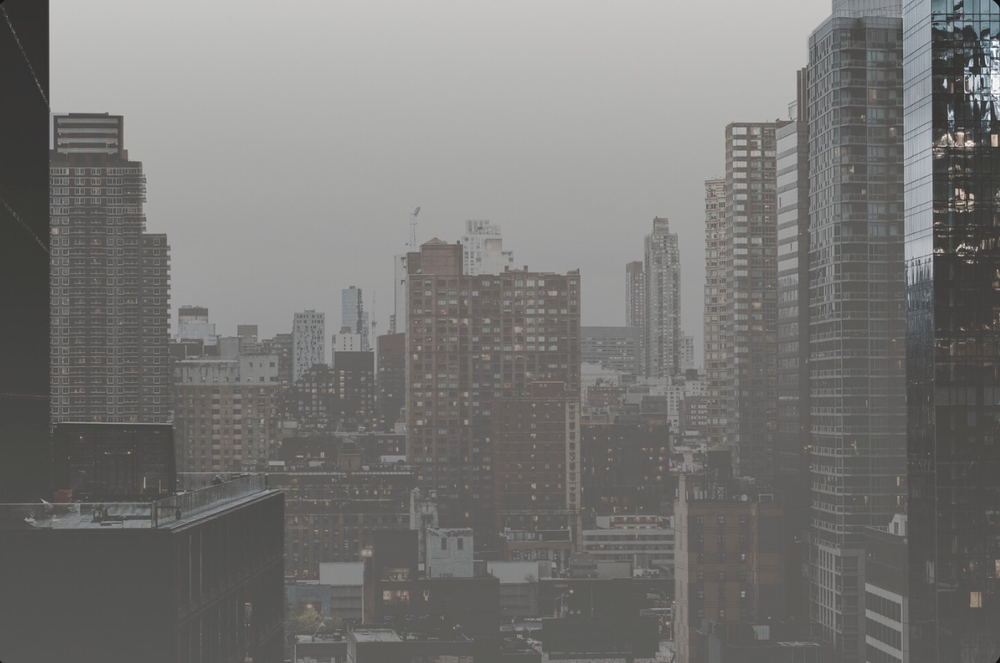
#> input picture 16.png, 1000 x 663 px, shrunk from 1278 x 847 before the run
$ python dehazer_v2.py 16.png   (older library calls are emulated)
#> lines starting #> are read from the running program, lines starting #| are printed output that depends on the picture
import cv2
import math
import numpy as np
from IPython.display import display, Image as IPyImage # CHANGED: Using IPython's native display instead of PIL

# CHANGED: Completely removed `from google.colab.patches import cv2_imshow`.
# WHY: The built-in Colab patch is broken in your runtime. This custom function bypasses it entirely,
# encodes the image to a PNG in memory, and displays it natively using IPython.
def cv2_imshow(img):
    if img is None:
        return
    # Ensure the image is in the correct 8-bit format before displaying
    if img.dtype != np.uint8:
        img = np.clip(img, 0, 255).astype(np.uint8)

    success, buffer = cv2.imencode('.png', img)
    if success:
        display(IPyImage(data=buffer.tobytes()))

def DarkChannel(im, sz):
    b, g, r = cv2.split(im)
    dc = cv2.min(cv2.min(r, g), b)
    kernel = cv2.getStructuringElement(cv2.MORPH_RECT, (sz, sz))
    dark = cv2.erode(dc, kernel)
    return dark

def AtmLight(im, dark):
    [h, w] = im.shape[:2]
    imsz = h * w
    numpx = int(max(math.floor(imsz / 1000), 1))
    darkvec = dark.reshape(imsz)
    imvec = im.reshape(imsz, 3)

    indices = darkvec.argsort()
    indices = indices[imsz - numpx::]

    atmsum = np.zeros([1, 3])
    for ind in range(1, numpx):
        atmsum = atmsum + imvec[indices[ind]]

    A = atmsum / numpx
    return A

def TransmissionEstimate(im, A, sz):
    omega = 0.95
    im3 = np.empty(im.shape, im.dtype)

    for ind in range(0, 3):
        im3[:, :, ind] = im[:, :, ind] / A[0, ind]

    transmission = 1 - omega * DarkChannel(im3, sz)
    return transmission

def Guidedfilter(im, p, r, eps):
    mean_I = cv2.boxFilter(im, cv2.CV_64F, (r, r))
    mean_p = cv2.boxFilter(p, cv2.CV_64F, (r, r))
    mean_Ip = cv2.boxFilter(im * p, cv2.CV_64F, (r, r))
    cov_Ip = mean_Ip - mean_I * mean_p

    mean_II = cv2.boxFilter(im * im, cv2.CV_64F, (r, r))
    var_I = mean_II - mean_I * mean_I

    a = cov_Ip / (var_I + eps)
    b = mean_p - a * mean_I

    mean_a = cv2.boxFilter(a, cv2.CV_64F, (r, r))
    mean_b = cv2.boxFilter(b, cv2.CV_64F, (r, r))

    q = mean_a * im + mean_b
    return q

def TransmissionRefine(im, et):
    gray = cv2.cvtColor(im, cv2.COLOR_BGR2GRAY)
    gray = np.float64(gray) / 255
    r = 60
    eps = 0.0001
    t = Guidedfilter(gray, et, r, eps)
    return t

def Recover(im, t, A, tx=0.1):
    res = np.empty(im.shape, im.dtype)
    t = cv2.max(t, tx)

    for ind in range(0, 3):
        res[:, :, ind] = (im[:, :, ind] - A[0, ind]) / t + A[0, ind]

    return res

if __name__ == '__main__':
    import sys

    # CHANGED: Added a quick folder creation step.
    # WHY: Colab environments start empty. If the './image/' directory doesn't exist, cv2.imread returns None and cv2.imwrite silently fails.
    import os
    os.makedirs('./image', exist_ok=True)

    try:
        fn = sys.argv[1]
    except:
        fn = './image/15.png'

    # RESTORED: Brought back this unused function to stay entirely loyal to your original code.
    def nothing(*argv):
        pass

    src = cv2.imread(fn);
#> src is the input picture: shape (663, 1000, 3); mean B, G, R 117.8, 119.5, 120.4

    # CHANGED: Added a safety check for empty images.
    # WHY: If you haven't manually uploaded an image to './image/15.png' in the Colab file explorer yet, src will be None and .astype() will throw a fatal error.
    if src is None:
        print(f"Error: Please create the 'image' folder in Colab and upload an image named '15.png' to use the default path.")
    else:
        I = src.astype('float64')/255;

        dark = DarkChannel(I,15);
        A = AtmLight(I,dark);
#> in AtmLight, `indices = indices[imsz - numpx::]`: indices = 663 values, max 3671 at index 40, min 634 at index 661, mean 1937.2
#> the loop in AtmLight, `for ind in range(1, numpx):` made 662 passes
#> atmsum on passes 1 to 3: [[0.761, 0.769, 0.773]], [[1.52, 1.54, 1.55]], [[2.29, 2.31, 2.32]]
#> after the loop in AtmLight, `for ind in range(1, numpx):`: atmsum = [[504.9, 509.9, 512.4]]
#> in AtmLight, `A = atmsum / numpx`: A = [[0.762, 0.769, 0.773]]
#> A = [[0.762, 0.769, 0.773]]
        te = TransmissionEstimate(I,A,15);
        t = TransmissionRefine(src,te);
#> in Guidedfilter, `cov_Ip = mean_Ip - mean_I * mean_p`:
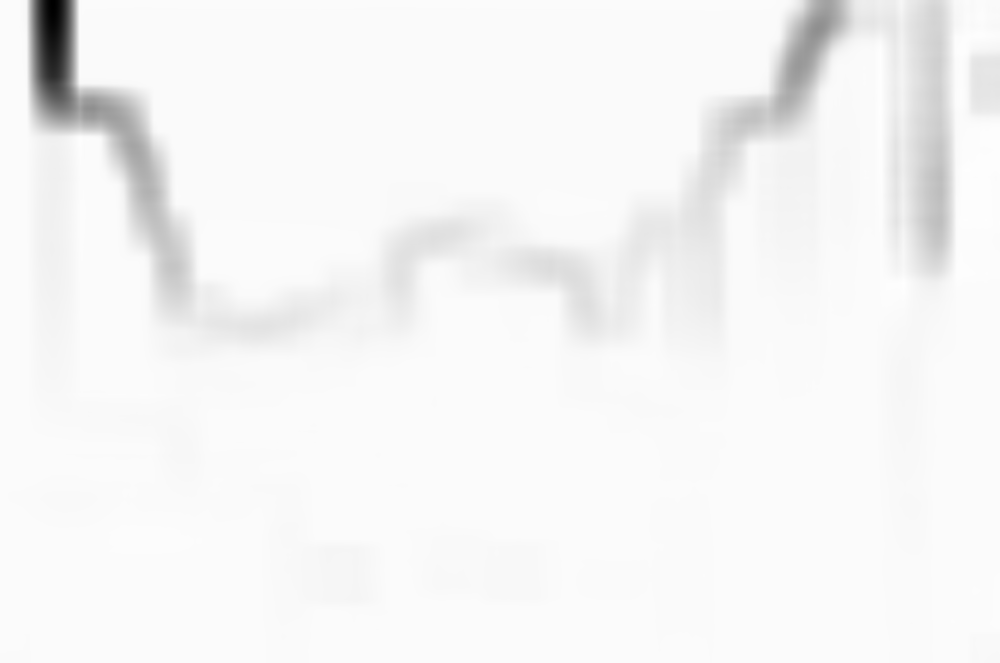
#> cov_Ip: shape (663, 1000) float64; min -0.0745, max 0.00111, mean -0.00173; drawn with min black and max white
#> in Guidedfilter, `mean_II = cv2.boxFilter(im * im, cv2.CV_64F, (r, r))`:
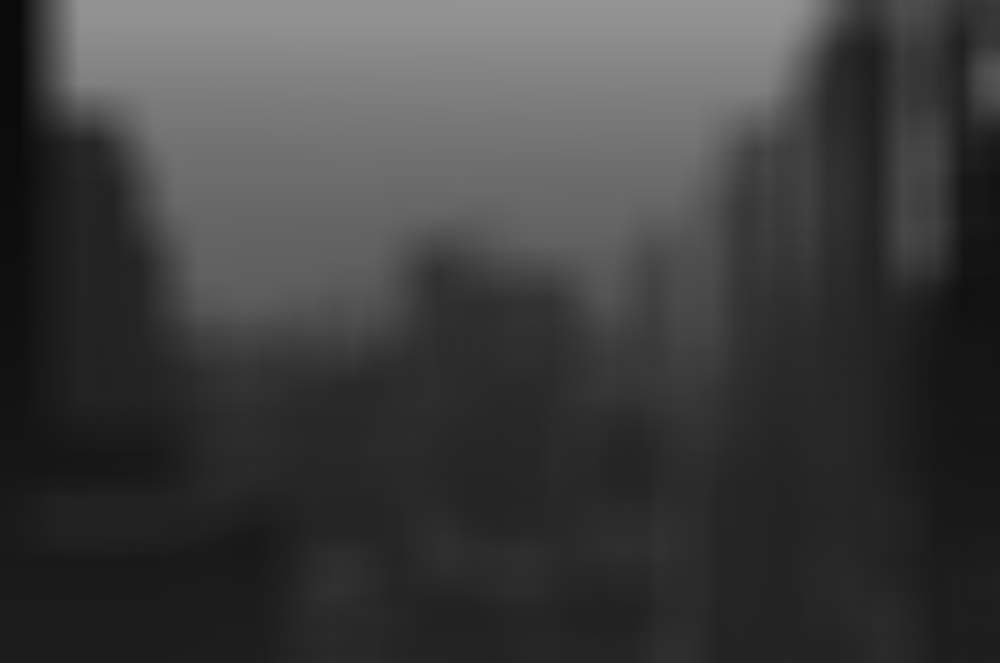
#> mean_II: shape (663, 1000) float64; min 0.0429, max 0.577, mean 0.244
#> in Guidedfilter, `var_I = mean_II - mean_I * mean_I`:
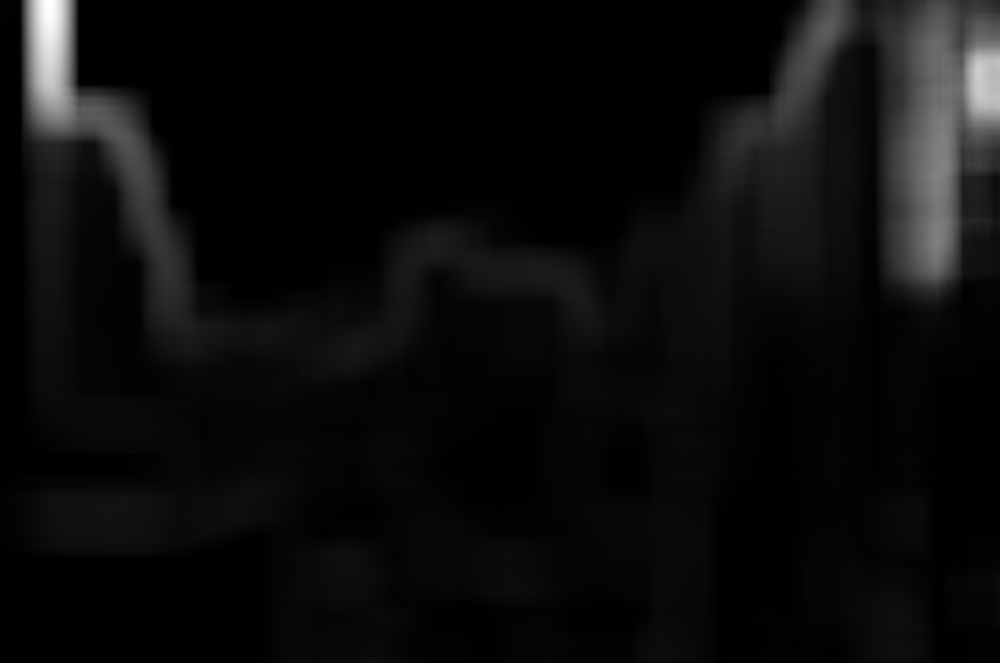
#> var_I: shape (663, 1000) float64; min 5.07e-06, max 0.0761, mean 0.00381; drawn with min black and max white
#> in Guidedfilter, `mean_a = cv2.boxFilter(a, cv2.CV_64F, (r, r))`:
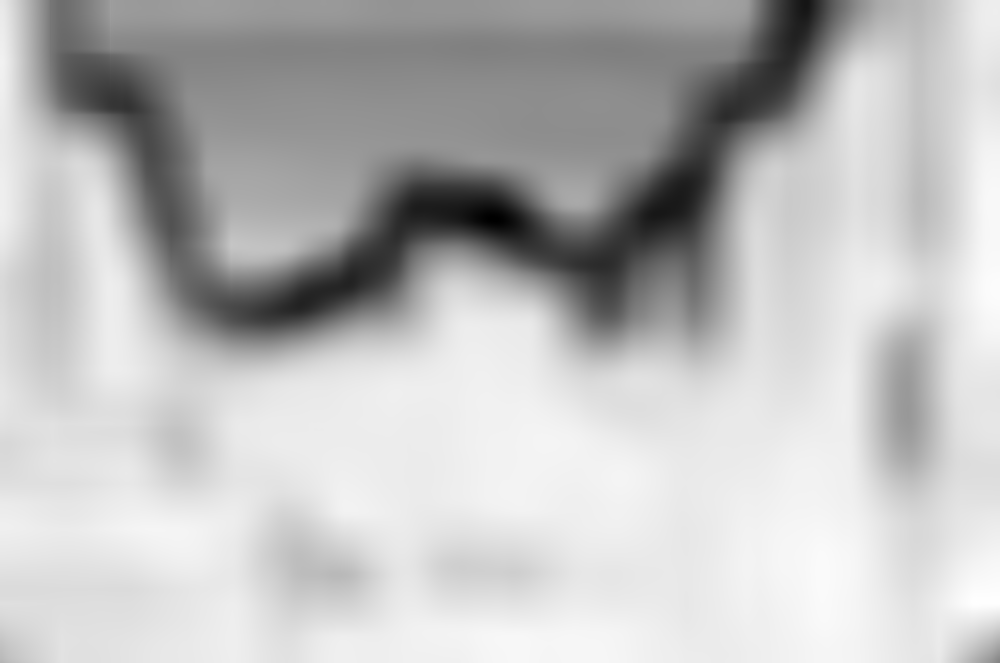
#> mean_a: shape (663, 1000) float64; min -1.68, max 0.113, mean -0.348; drawn with min black and max white
#> in Guidedfilter, `mean_b = cv2.boxFilter(b, cv2.CV_64F, (r, r))`:
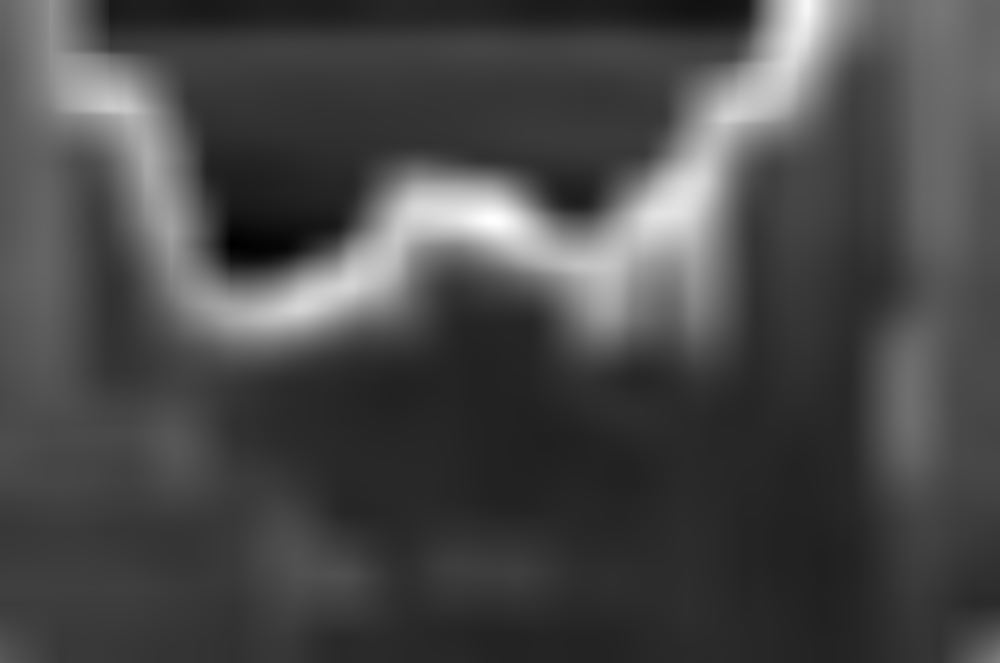
#> mean_b: shape (663, 1000) float64; min 0.423, max 1.36, mean 0.69; drawn with min black and max white
        J = Recover(I,t,A,0.1);
#> after the loop in Recover, `for ind in range(0, 3):`:
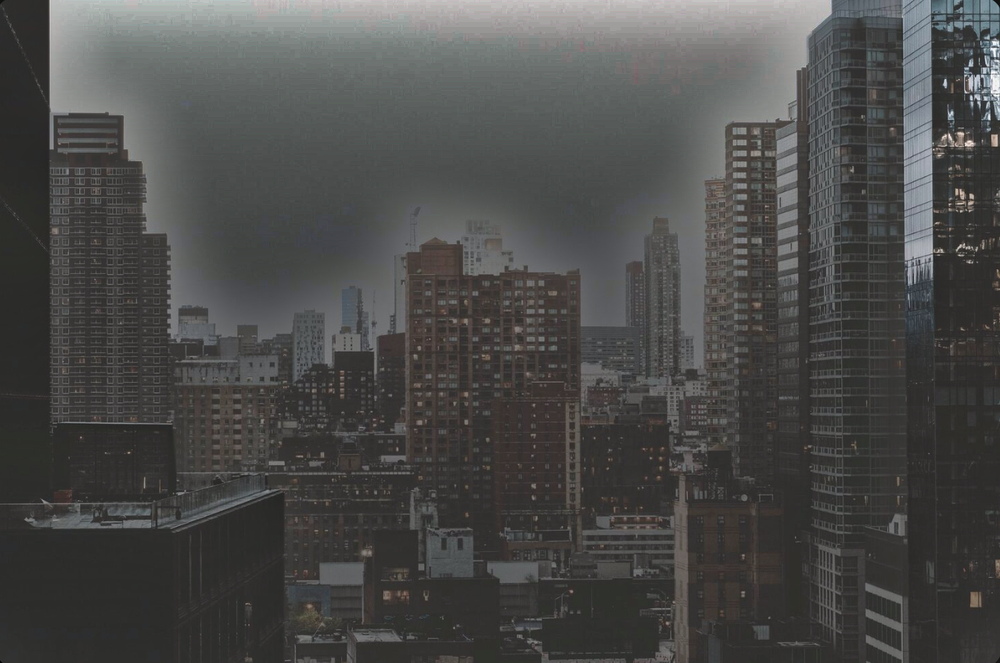
#> res: shape (663, 1000, 3) float64; mean B, G, R 0.188, 0.194, 0.194; drawn with min black and max white

        # CHANGED: Replaced cv2.imshow with cv2_imshow, and multiplied float arrays by 255.
        # WHY: cv2.imshow doesn't work in Colab. Additionally, cv2_imshow expects pixel values in the 0-255 range. Since 'dark', 't', and 'J' were converted to 0.0-1.0 floats earlier, they look completely black in Colab unless scaled back up by 255.
        cv2_imshow(dark*255);
        cv2_imshow(t*255);
        cv2_imshow(src);
        cv2_imshow(J*255);
#> in cv2_imshow (call 4), `img = np.clip(img, 0, 255).astype(np.uint8)`:
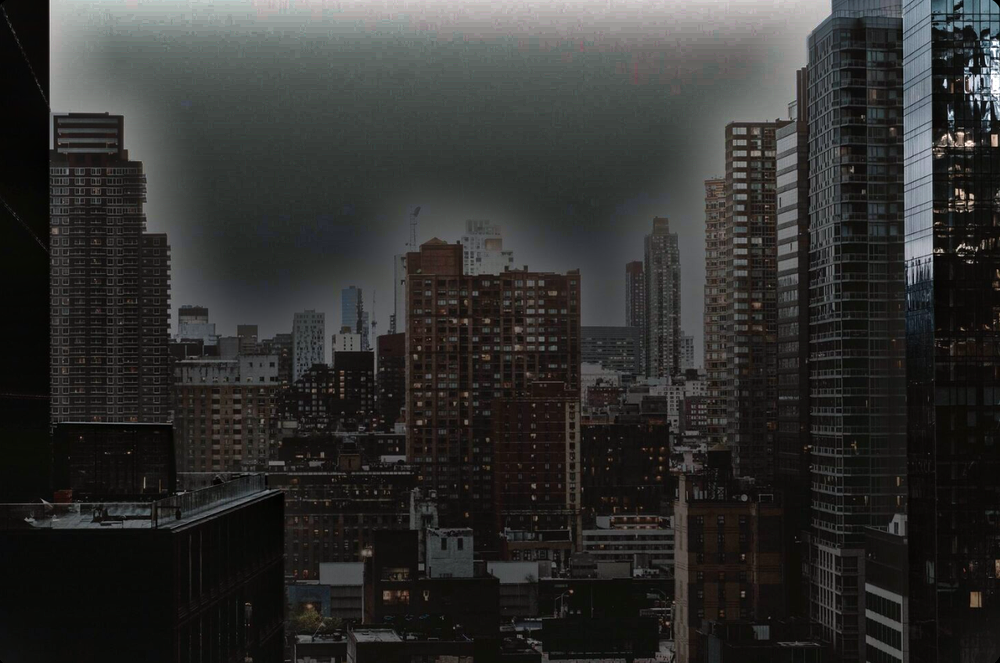
#> img: shape (663, 1000, 3); mean of channels 0, 1, 2 47.4, 48.9, 48.9; drawn as B, G, R

        cv2.imwrite("./image/J.png",J*255);

        # CHANGED: Commented out cv2.waitKey().
        # WHY: waitKey pauses the script until a keyboard key is pressed on an active GUI window. Since Colab has no GUI windows, this command does nothing or causes the cell to hang infinitely.
        # cv2.waitKey();
